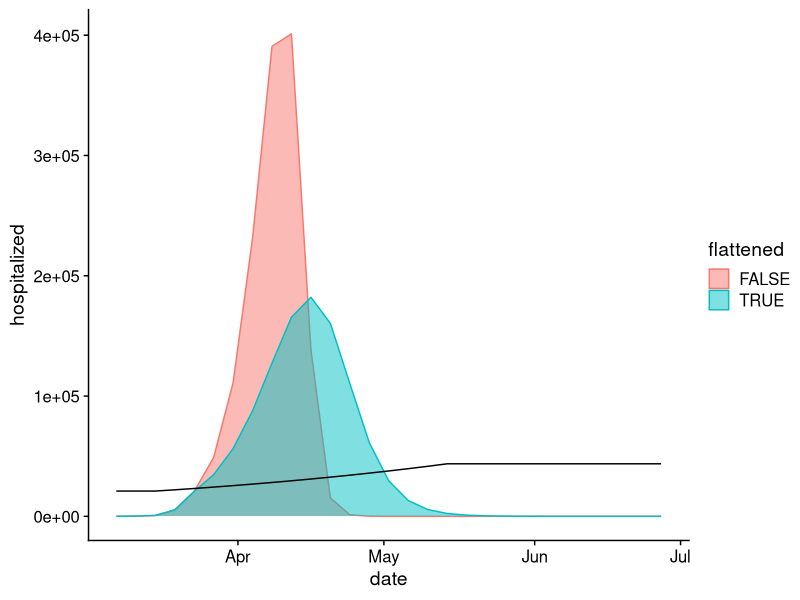
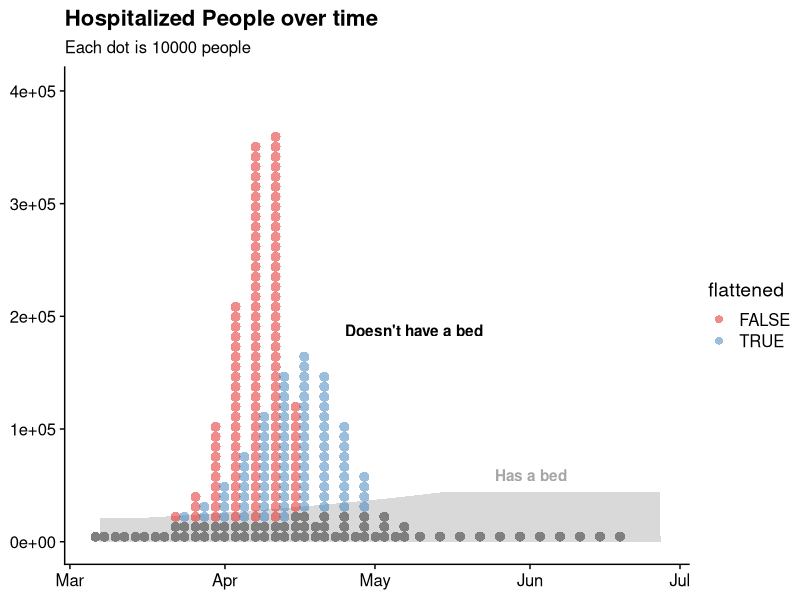
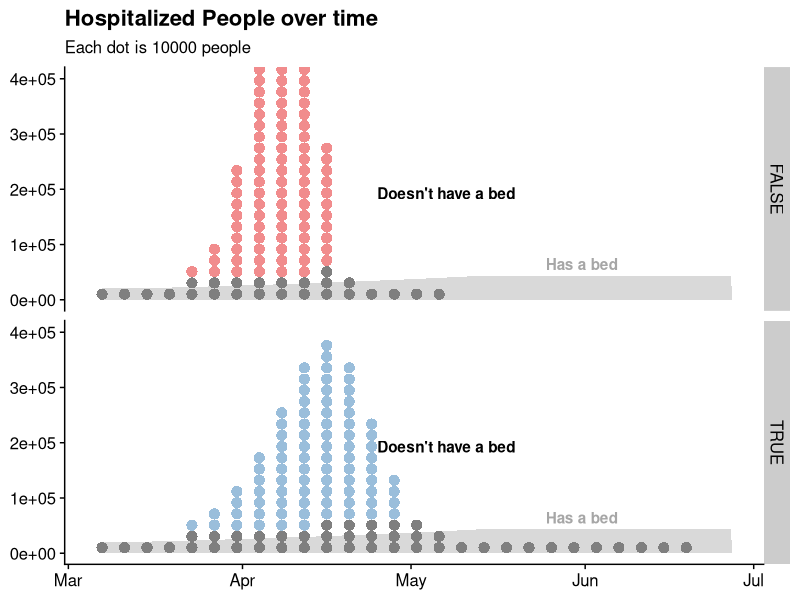

Source code (R) for these figures, in order:
## ---- chunk 1
library(tidyverse)
library(cowplot)

theme_set(theme_cowplot())
## ---- chunk 2
df = read_csv("covid_act_now.csv", col_types = cols(
  date = col_date(),
  not_flattened = col_integer(),
  flattened = col_integer(),
  beds = col_integer()
))

df
## ---- chunk 3
hosp = df %>%
  pivot_longer(c(not_flattened, flattened), names_to = "model", values_to = "hospitalized") %>%
  mutate(flattened = model == "flattened")

hosp
## ---- chunk 4
hosp %>%
  ggplot(aes(x = date)) +
  geom_area(
    aes(y = hospitalized, color = flattened, fill = flattened),
    position = "identity", alpha = 0.5
  ) +
  geom_line(aes(y = beds), data = df)
## ---- chunk 5
people_per_dot = 10000
## ---- chunk 6
hosp_dots = hosp %>%
  mutate(
    # TODO: need a better solution for the very small numbers
    hospitalized_dots = ceiling(hospitalized / people_per_dot),
    dot_number = map(hospitalized_dots, ~ seq_len(.x))
  ) %>%
  unnest(dot_number) %>%
  mutate(
    has_a_bed = dot_number * people_per_dot < beds
  )

hosp_dots
## ---- chunk 7
bin_width = 2
dodge_width = 3.5

hosp_dots %>%
  ggplot(aes(x = date)) +
  geom_area(aes(y = beds), data = df, fill = "gray85") +
  geom_dotplot(
    aes(fill = flattened), color = NA, binwidth = bin_width, alpha = 0.5, 
    position = position_dodge(width = dodge_width)
  ) +
  geom_dotplot(
    aes(group = flattened), fill = "gray50", color = NA,
    binwidth = bin_width,
    position = position_dodge(width = dodge_width),
    data = . %>% filter(has_a_bed)
  ) +
  annotate("text",
    x = as.Date("2020-05-25"), y = max(df$beds) + 10000, 
    label = "Has a bed", fontface = "bold", hjust = 0, vjust = 0,
    color = "gray65"
  ) +
  annotate("text",
    x = as.Date("2020-04-25"), y = max(df$flattened), 
    label = "Doesn't have a bed", fontface = "bold", hjust = 0, vjust = 0,
    color = "black"
  ) +
  scale_fill_brewer(palette = "Set1") +
  # TODO: scaling of the area chart is slightly wrong here
  # because of how dotplots work in ggplot, probably could
  # manually lay out dots instead (wouldn't be hard using
  # hosp_dots$dot_number)
  scale_y_continuous(limits = c(0, max(hosp$hospitalized))) +
  labs(
    title = "Hospitalized People over time",
    subtitle = paste0("Each dot is ", people_per_dot, " people"),
    y = NULL,
    x = NULL
  )
## ---- chunk 8
hosp_dots %>%
  ggplot(aes(x = date)) +
  geom_area(aes(y = beds), data = hosp, fill = "gray85") +
  geom_dotplot(
    aes(fill = flattened), color = NA, binwidth = bin_width, alpha = 0.5, 
    position = position_dodge(width = dodge_width)
  ) +
  geom_dotplot(
    aes(group = flattened), fill = "gray50", color = NA,
    binwidth = bin_width,
    position = position_dodge(width = dodge_width),
    data = . %>% filter(has_a_bed)
  ) +
  annotate("text",
    x = as.Date("2020-05-25"), y = max(df$beds) + 10000, 
    label = "Has a bed", fontface = "bold", hjust = 0, vjust = 0,
    color = "gray65"
  ) +
  annotate("text",
    x = as.Date("2020-04-25"), y = max(df$flattened), 
    label = "Doesn't have a bed", fontface = "bold", hjust = 0, vjust = 0,
    color = "black"
  ) +
  scale_fill_brewer(palette = "Set1", guide = FALSE) +
  scale_y_continuous(limits = c(0, max(hosp$hospitalized))) +
  labs(
    title = "Hospitalized People over time",
    subtitle = paste0("Each dot is ", people_per_dot, " people"),
    y = NULL,
    x = NULL
  ) +
  facet_grid(flattened ~ .)
